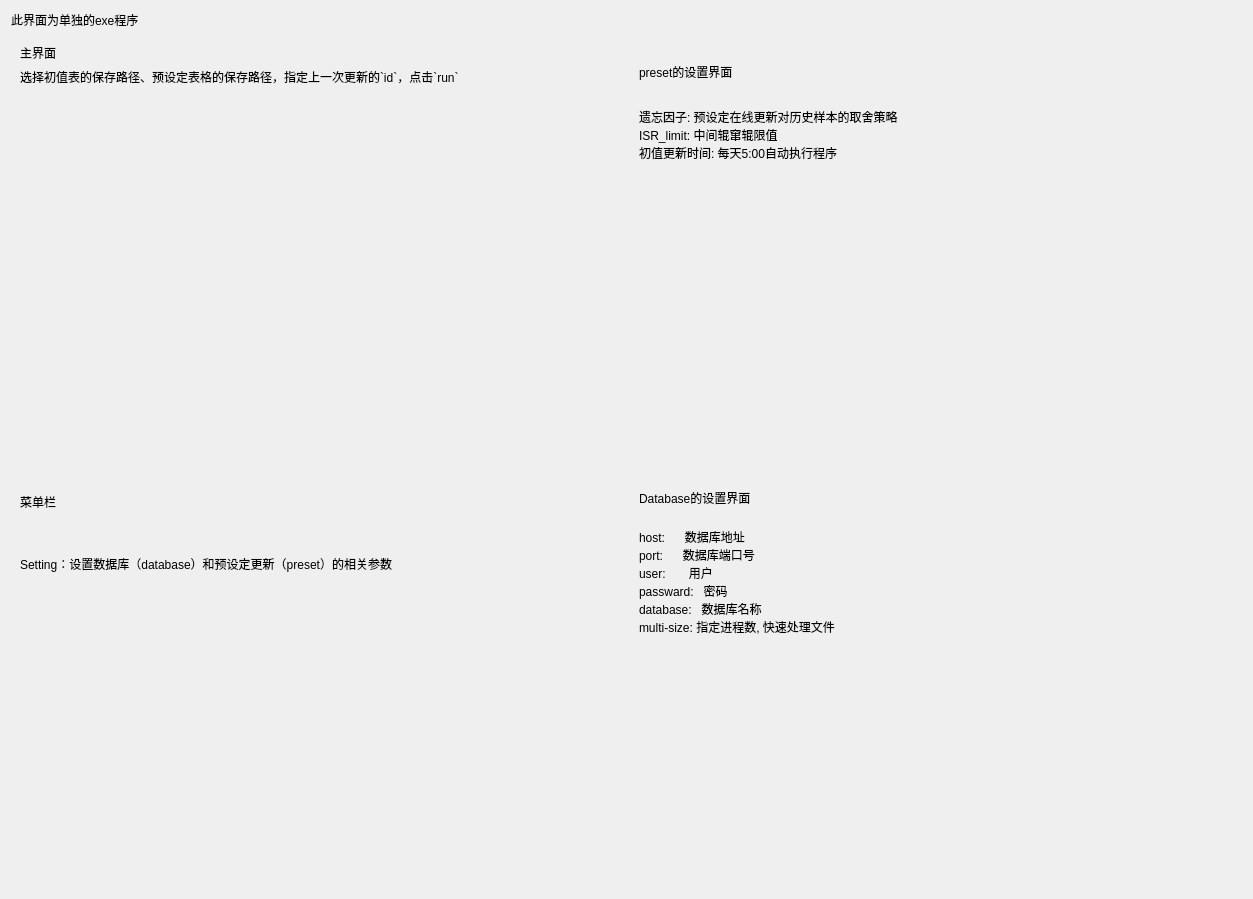
<?xml version="1.0" encoding="UTF-8"?>
<ui version="4.0">
 <class>Instruction</class>
 <widget class="QWidget" name="Instruction">
  <property name="geometry">
   <rect>
    <x>0</x>
    <y>0</y>
    <width>1253</width>
    <height>899</height>
   </rect>
  </property>
  <property name="windowTitle">
   <string>Form</string>
  </property>
  <layout class="QGridLayout" name="gridLayout">
   <item row="0" column="0">
    <widget class="TitleLabel" name="TitleLabel">
     <property name="text">
      <string>此界面为单独的exe程序</string>
     </property>
    </widget>
   </item>
   <item row="1" column="0">
    <layout class="QVBoxLayout" name="verticalLayout_6">
     <item>
      <widget class="CardWidget" name="CardWidget">
       <layout class="QVBoxLayout" name="verticalLayout" stretch="0,0,5">
        <item>
         <widget class="SubtitleLabel" name="SubtitleLabel">
          <property name="text">
           <string>主界面</string>
          </property>
         </widget>
        </item>
        <item>
         <widget class="BodyLabel" name="BodyLabel">
          <property name="styleSheet">
           <string notr="true">font: 25 10pt &quot;宋体&quot;;</string>
          </property>
          <property name="text">
           <string>选择初值表的保存路径、预设定表格的保存路径，指定上一次更新的`id`，点击`run`</string>
          </property>
          <property name="wordWrap">
           <bool>true</bool>
          </property>
         </widget>
        </item>
        <item>
         <widget class="QLabel" name="label">
          <property name="styleSheet">
           <string notr="true">image: url(:/images/doc/assets/image-20230711100555310.png);</string>
          </property>
          <property name="text">
           <string/>
          </property>
          <property name="scaledContents">
           <bool>false</bool>
          </property>
         </widget>
        </item>
       </layout>
      </widget>
     </item>
     <item>
      <widget class="CardWidget" name="CardWidget_2">
       <layout class="QVBoxLayout" name="verticalLayout_2" stretch="1,1,5">
        <item>
         <widget class="SubtitleLabel" name="SubtitleLabel_2">
          <property name="styleSheet">
           <string notr="true">font: 15pt &quot;黑体&quot;;</string>
          </property>
          <property name="text">
           <string>菜单栏</string>
          </property>
         </widget>
        </item>
        <item>
         <widget class="BodyLabel" name="BodyLabel_2">
          <property name="styleSheet">
           <string notr="true">font: 10pt &quot;宋体&quot;;</string>
          </property>
          <property name="text">
           <string>Setting：设置数据库（database）和预设定更新（preset）的相关参数</string>
          </property>
          <property name="wordWrap">
           <bool>true</bool>
          </property>
         </widget>
        </item>
        <item>
         <widget class="QLabel" name="label_2">
          <property name="styleSheet">
           <string notr="true">image: url(:/images/doc/assets/image-20230711100659251.png);</string>
          </property>
          <property name="text">
           <string/>
          </property>
          <property name="scaledContents">
           <bool>false</bool>
          </property>
         </widget>
        </item>
       </layout>
      </widget>
     </item>
    </layout>
   </item>
   <item row="1" column="1">
    <layout class="QVBoxLayout" name="verticalLayout_5">
     <item>
      <widget class="CardWidget" name="CardWidget_3">
       <layout class="QVBoxLayout" name="verticalLayout_3" stretch="1,1,5">
        <item>
         <widget class="SubtitleLabel" name="SubtitleLabel_3">
          <property name="text">
           <string>preset的设置界面</string>
          </property>
         </widget>
        </item>
        <item>
         <widget class="BodyLabel" name="BodyLabel_3">
          <property name="text">
           <string>遗忘因子: 预设定在线更新对历史样本的取舍策略
ISR_limit: 中间辊窜辊限值
初值更新时间: 每天5:00自动执行程序</string>
          </property>
          <property name="wordWrap">
           <bool>true</bool>
          </property>
         </widget>
        </item>
        <item>
         <widget class="QLabel" name="label_3">
          <property name="styleSheet">
           <string notr="true">image: url(:/images/doc/assets/image-20230711100958555.png);</string>
          </property>
          <property name="text">
           <string/>
          </property>
          <property name="scaledContents">
           <bool>false</bool>
          </property>
         </widget>
        </item>
       </layout>
      </widget>
     </item>
     <item>
      <widget class="CardWidget" name="CardWidget_4">
       <layout class="QVBoxLayout" name="verticalLayout_4" stretch="1,1,5">
        <item>
         <widget class="SubtitleLabel" name="SubtitleLabel_4">
          <property name="text">
           <string>Database的设置界面</string>
          </property>
         </widget>
        </item>
        <item>
         <widget class="BodyLabel" name="BodyLabel_4">
          <property name="text">
           <string>host:      数据库地址
port:      数据库端口号
user:       用户
passward:   密码
database:   数据库名称
multi-size: 指定进程数, 快速处理文件</string>
          </property>
          <property name="wordWrap">
           <bool>true</bool>
          </property>
         </widget>
        </item>
        <item>
         <widget class="QLabel" name="label_4">
          <property name="styleSheet">
           <string notr="true">image: url(:/images/doc/assets/image-20230731192829016.png);</string>
          </property>
          <property name="text">
           <string/>
          </property>
          <property name="scaledContents">
           <bool>false</bool>
          </property>
         </widget>
        </item>
       </layout>
      </widget>
     </item>
    </layout>
   </item>
  </layout>
 </widget>
 <customwidgets>
  <customwidget>
   <class>CardWidget</class>
   <extends>QFrame</extends>
   <header>qfluentwidgets</header>
   <container>1</container>
  </customwidget>
  <customwidget>
   <class>BodyLabel</class>
   <extends>QLabel</extends>
   <header>qfluentwidgets</header>
  </customwidget>
  <customwidget>
   <class>SubtitleLabel</class>
   <extends>QLabel</extends>
   <header>qfluentwidgets</header>
  </customwidget>
  <customwidget>
   <class>TitleLabel</class>
   <extends>QLabel</extends>
   <header>qfluentwidgets</header>
  </customwidget>
 </customwidgets>
 <resources>
  <include location="res.qrc"/>
 </resources>
 <connections/>
</ui>
